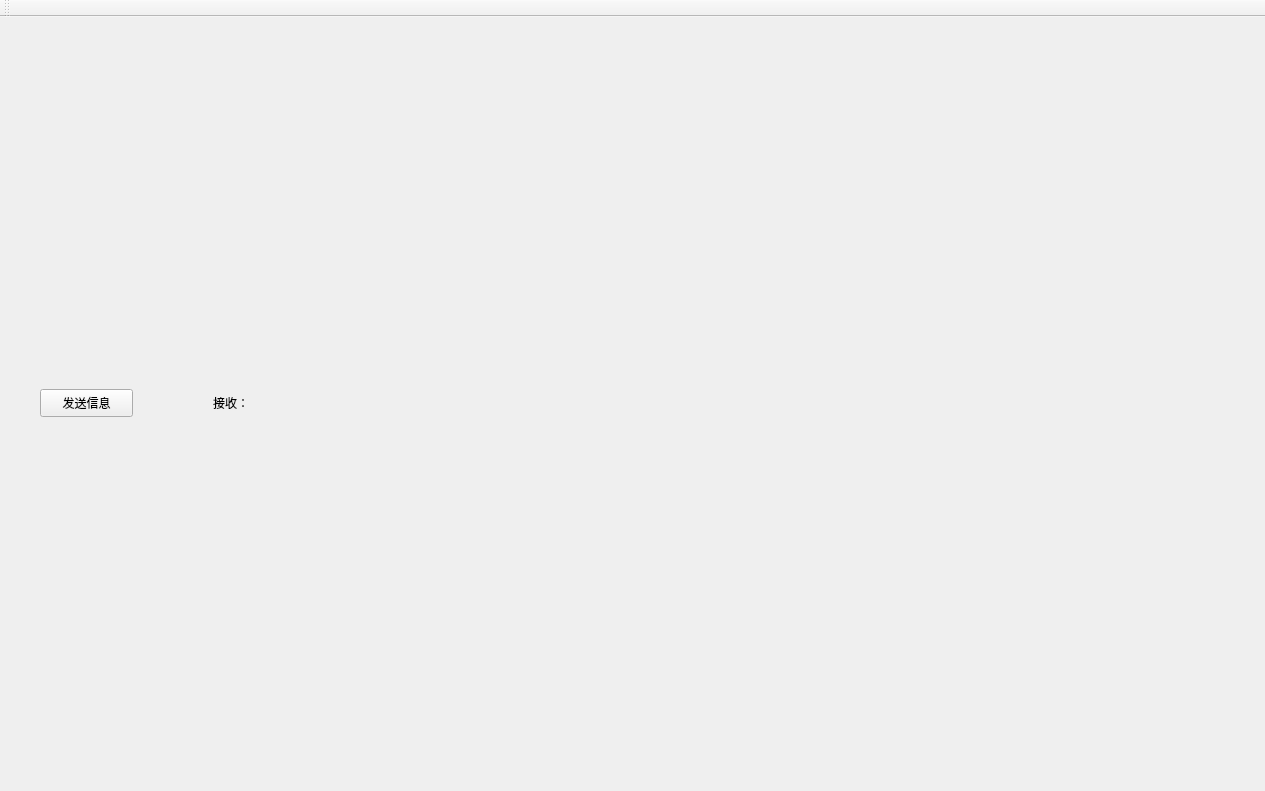
<?xml version="1.0" encoding="UTF-8"?>
<ui version="4.0">
 <class>QtEmbedOutDemoClass</class>
 <widget class="QMainWindow" name="QtEmbedOutDemoClass">
  <property name="geometry">
   <rect>
    <x>0</x>
    <y>0</y>
    <width>1265</width>
    <height>791</height>
   </rect>
  </property>
  <property name="windowTitle">
   <string>QtEmbedOutDemo</string>
  </property>
  <property name="layoutDirection">
   <enum>Qt::LeftToRight</enum>
  </property>
  <widget class="QWidget" name="centralWidget">
   <layout class="QVBoxLayout" name="verticalLayout_3">
    <property name="spacing">
     <number>0</number>
    </property>
    <property name="leftMargin">
     <number>0</number>
    </property>
    <property name="topMargin">
     <number>0</number>
    </property>
    <property name="rightMargin">
     <number>0</number>
    </property>
    <property name="bottomMargin">
     <number>0</number>
    </property>
    <item>
     <layout class="QVBoxLayout" name="verticalLayout_2">
      <property name="spacing">
       <number>0</number>
      </property>
      <property name="leftMargin">
       <number>0</number>
      </property>
      <property name="topMargin">
       <number>0</number>
      </property>
      <property name="rightMargin">
       <number>0</number>
      </property>
      <property name="bottomMargin">
       <number>0</number>
      </property>
      <item>
       <layout class="QHBoxLayout" name="horizontalLayout">
        <property name="spacing">
         <number>0</number>
        </property>
        <property name="topMargin">
         <number>5</number>
        </property>
        <item>
         <spacer name="horizontalSpacer">
          <property name="orientation">
           <enum>Qt::Horizontal</enum>
          </property>
          <property name="sizeType">
           <enum>QSizePolicy::Fixed</enum>
          </property>
          <property name="sizeHint" stdset="0">
           <size>
            <width>40</width>
            <height>20</height>
           </size>
          </property>
         </spacer>
        </item>
        <item>
         <widget class="QPushButton" name="pushButton_send">
          <property name="sizePolicy">
           <sizepolicy hsizetype="Minimum" vsizetype="Fixed">
            <horstretch>0</horstretch>
            <verstretch>0</verstretch>
           </sizepolicy>
          </property>
          <property name="minimumSize">
           <size>
            <width>93</width>
            <height>28</height>
           </size>
          </property>
          <property name="text">
           <string>发送信息</string>
          </property>
         </widget>
        </item>
        <item>
         <spacer name="horizontalSpacer_2">
          <property name="orientation">
           <enum>Qt::Horizontal</enum>
          </property>
          <property name="sizeType">
           <enum>QSizePolicy::Fixed</enum>
          </property>
          <property name="sizeHint" stdset="0">
           <size>
            <width>80</width>
            <height>20</height>
           </size>
          </property>
         </spacer>
        </item>
        <item>
         <widget class="QLabel" name="label">
          <property name="sizePolicy">
           <sizepolicy hsizetype="Fixed" vsizetype="Fixed">
            <horstretch>0</horstretch>
            <verstretch>0</verstretch>
           </sizepolicy>
          </property>
          <property name="text">
           <string>接收：</string>
          </property>
         </widget>
        </item>
        <item>
         <widget class="QLabel" name="label_rev">
          <property name="sizePolicy">
           <sizepolicy hsizetype="Fixed" vsizetype="Fixed">
            <horstretch>0</horstretch>
            <verstretch>0</verstretch>
           </sizepolicy>
          </property>
          <property name="minimumSize">
           <size>
            <width>130</width>
            <height>20</height>
           </size>
          </property>
          <property name="text">
           <string/>
          </property>
         </widget>
        </item>
        <item>
         <spacer name="horizontalSpacer_3">
          <property name="orientation">
           <enum>Qt::Horizontal</enum>
          </property>
          <property name="sizeType">
           <enum>QSizePolicy::Expanding</enum>
          </property>
          <property name="sizeHint" stdset="0">
           <size>
            <width>300</width>
            <height>20</height>
           </size>
          </property>
         </spacer>
        </item>
       </layout>
      </item>
      <item>
       <spacer name="verticalSpacer">
        <property name="orientation">
         <enum>Qt::Vertical</enum>
        </property>
        <property name="sizeType">
         <enum>QSizePolicy::Fixed</enum>
        </property>
        <property name="sizeHint" stdset="0">
         <size>
          <width>0</width>
          <height>7</height>
         </size>
        </property>
       </spacer>
      </item>
      <item>
       <layout class="QVBoxLayout" name="verticalLayout">
        <property name="spacing">
         <number>0</number>
        </property>
        <property name="sizeConstraint">
         <enum>QLayout::SetDefaultConstraint</enum>
        </property>
       </layout>
      </item>
     </layout>
    </item>
   </layout>
  </widget>
  <widget class="QMenuBar" name="menuBar">
   <property name="geometry">
    <rect>
     <x>0</x>
     <y>0</y>
     <width>1265</width>
     <height>26</height>
    </rect>
   </property>
  </widget>
  <widget class="QToolBar" name="mainToolBar">
   <attribute name="toolBarArea">
    <enum>TopToolBarArea</enum>
   </attribute>
   <attribute name="toolBarBreak">
    <bool>false</bool>
   </attribute>
  </widget>
 </widget>
 <layoutdefault spacing="6" margin="11"/>
 <resources>
  <include location="QtEmbedOutDemo.qrc"/>
 </resources>
 <connections/>
</ui>
